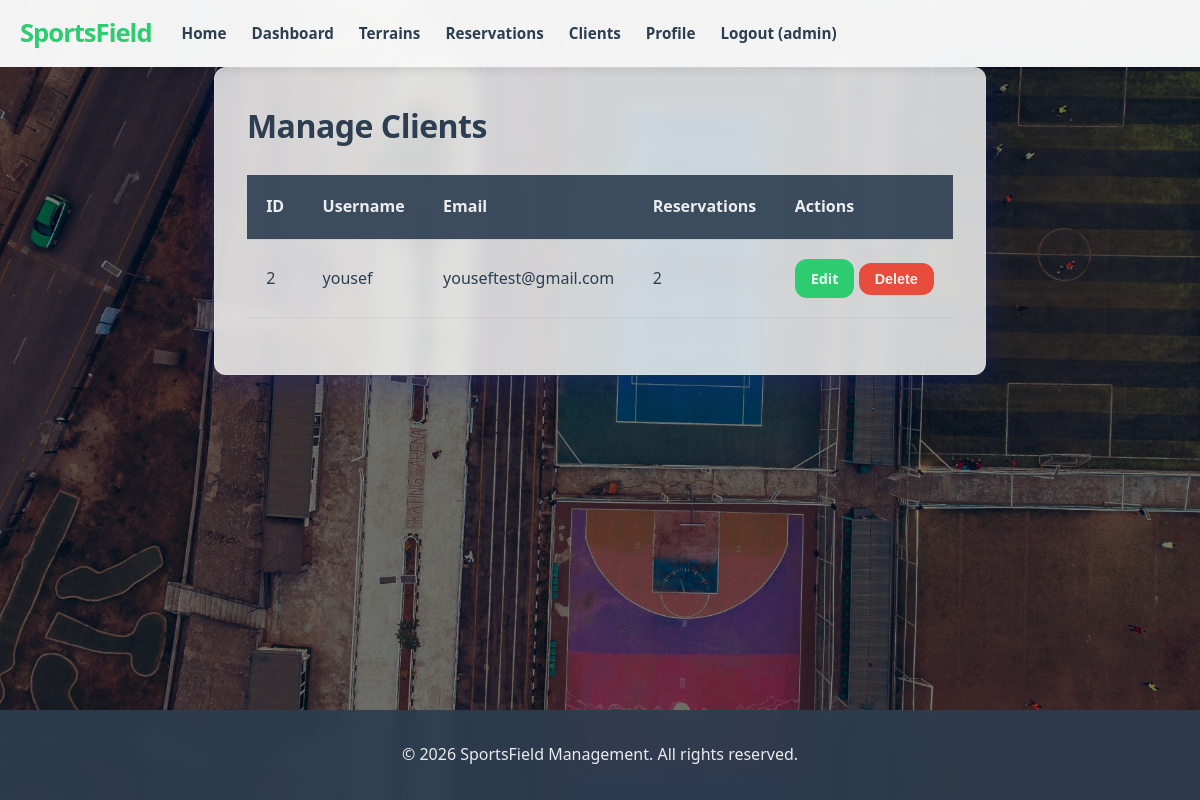
The app's page /admin/clients (signed in) with its own data.
### app/models.py (models this page shows, shortened)
class User(UserMixin, db.Model):
    id = db.Column(db.Integer, primary_key=True)
    username = db.Column(db.String(64), index=True, unique=True)
    email = db.Column(db.String(120), index=True, unique=True)
    password_hash = db.Column(db.String(128))
    role = db.Column(db.String(20), default='client') # 'admin' or 'client'
    reservations = db.relationship('Reservation', backref='author', lazy='dynamic')
    def is_admin(self):
        return self.role == 'admin'

### app/routes/admin.py (the view)
@bp.route('/clients')
@login_required
@admin_required
def manage_clients():
    clients = User.query.filter_by(role='client').all()
    return render_template('admin/manage_clients.html', title='Manage Clients', clients=clients)

### app/models.py (called while the page is built)
@login.user_loader
def load_user(id):
    return User.query.get(int(id))

### app/routes/admin.py (called while the page is built)
def admin_required(f):
    @wraps(f)
    def decorated_function(*args, **kwargs):
        if not current_user.is_authenticated or not current_user.is_admin():
            abort(403)
        return f(*args, **kwargs)
    return decorated_function

### app/templates/admin/manage_clients.html
{% extends "base.html" %}
{% block content %}
<div class="admin-section">
    <h1>Manage Clients</h1>
    <table>
        <thead>
            <tr>
                <th>ID</th>
                <th>Username</th>
                <th>Email</th>
                <th>Reservations</th>
                <th>Actions</th>
            </tr>
        </thead>
        <tbody>
            {% for client in clients %}
            <tr>
                <td>{{ client.id }}</td>
                <td>{{ client.username }}</td>
                <td>{{ client.email }}</td>
                <td>{{ client.reservations.count() }}</td>
                <td>
                    <a href="{{ url_for('admin.edit_client', id=client.id) }}" class="btn btn-small">Edit</a>
                    <form action="{{ url_for('admin.delete_client', id=client.id) }}" method="post" style="display:inline;" onsubmit="return confirm('Are you sure you want to delete this client? All their reservations will be affected.');">
                        <button type="submit" class="btn btn-small btn-danger">Delete</button>
                    </form>
                </td>
            </tr>
            {% else %}
            <tr><td colspan="5">No clients found.</td></tr>
            {% endfor %}
        </tbody>
    </table>
</div>
{% endblock %}

### app/templates/base.html (shortened to what this page needs)
<!DOCTYPE html>
<html lang="en">
<head>
    <link rel="stylesheet" href="{{ url_for('static', filename='css/main.css') }}">
</head>
<body>
    <header>
        <div class="container">
            <nav class="navbar">
                <a href="{{ url_for('client.index') }}" class="logo">SportsField</a>
                <ul class="nav-links">
                    <li><a href="{{ url_for('client.index') }}">Home</a></li>
                    {% if current_user.is_anonymous %}
                    <li><a href="{{ url_for('auth.login') }}">Login</a></li>
                    <li><a href="{{ url_for('auth.register') }}">Register</a></li>
                    {% else %}
                    {% if current_user.is_admin() %}
                    <li><a href="{{ url_for('admin.dashboard') }}">Dashboard</a></li>
                    <li><a href="{{ url_for('admin.manage_terrains') }}">Terrains</a></li>
                    <li><a href="{{ url_for('admin.manage_reservations') }}">Reservations</a></li>
                    <li><a href="{{ url_for('admin.manage_clients') }}">Clients</a></li>
                    {% endif %}
                    <li><a href="{{ url_for('client.profile') }}">Profile</a></li>
                    <li><a href="{{ url_for('auth.logout') }}">Logout ({{ current_user.username }})</a></li>
                    {% endif %}
                </ul>
            </nav>
        </div>
    </header>
    <main class="container">
        {% block content %}{% endblock %}
    </main>
    <footer>
        <div class="container">
            <p>&copy; 2026 SportsField Management. All rights reserved.</p>
        </div>
    </footer>
</body>
</html>

### app/static/css/main.css (style rules this page uses)
:root { --primary-color: #2ecc71; --secondary-color: #3498db; --dark-color: #2c3e50; --light-color: rgba(244, 247, 246, 0.85); --white: rgba(255, 255, 255, 0.9); --glass-bg: rgba(255, 255, 255, 0.8); --error-color: #e74c3c; --border-radius: 12px; --box-shadow: 0 8px 32px 0 rgba(31, 38, 135, 0.37); --backdrop-blur: blur(8px); }
* { box-sizing: border-box; margin: 0; padding: 0; }
body { font-family: 'Segoe UI', Tahoma, Geneva, Verdana, sans-serif; line-height: 1.6; color: var(--dark-color); display: flex; flex-direction: column; min-height: 100vh; background: url('../images/background.jpg') no-repeat center center fixed; background-size: cover; }
body::before { content: ""; position: fixed; top: 0; left: 0; width: 100%; height: 100%; background: rgba(0, 0, 0, 0.4); z-index: -1; }
.container { max-width: 1200px; margin: 0 auto; padding: 0 20px; }
header { background: rgba(255, 255, 255, 0.95); backdrop-filter: var(--backdrop-blur); box-shadow: 0 2px 10px rgba(0,0,0,0.1); padding: 0.8rem 0; position: sticky; top: 0; z-index: 1000; }
.navbar { display: flex; align-items: center; gap: 30px; }
.logo { font-size: 1.6rem; font-weight: 800; color: var(--primary-color); text-decoration: none; letter-spacing: -1px; flex-shrink: 0; }
.nav-links { display: flex; list-style: none; margin: 0; padding: 0; font-size: 0.95rem; }
.nav-links li { margin-right: 25px; }
.nav-links a { text-decoration: none; color: var(--dark-color); font-weight: 600; transition: color 0.3s; white-space: nowrap; }
main { flex: 1; padding: 2rem 0; display: flex; flex-direction: column; }
footer { background: rgba(44, 62, 80, 0.9); backdrop-filter: var(--backdrop-blur); color: var(--white); text-align: center; padding: 2rem 0; margin-top: auto; }
.form-container, .admin-section, .client-section, .terrain-detail, .admin-dashboard, .stat-card { background: var(--glass-bg); backdrop-filter: var(--backdrop-blur); border: 1px solid rgba(255, 255, 255, 0.18); border-radius: var(--border-radius); box-shadow: var(--box-shadow); }
.admin-section, .client-section, .admin-dashboard, .terrain-section { padding: 2rem; margin-bottom: 2rem; }
.btn { display: inline-block; background: var(--primary-color); color: var(--white); padding: 0.9rem 2rem; border: none; border-radius: var(--border-radius); cursor: pointer; font-size: 1.1rem; font-weight: 700; transition: all 0.3s ease; text-decoration: none; text-align: center; }
.btn-small { padding: 0.5rem 1rem; font-size: 0.9rem; }
.btn-danger { background: var(--error-color); }
table { width: 100%; border-collapse: collapse; background: transparent; margin: 1.5rem 0; }
th, td { padding: 1.2rem; text-align: left; border-bottom: 1px solid rgba(0,0,0,0.05); }
th { background-color: rgba(44, 62, 80, 0.9); color: var(--white); font-weight: 700; }
h1, h2, h3 { margin-bottom: 1.5rem; letter-spacing: -0.5px; }

### records on screen
User: username "admin"
User: id "2", username "yousef", email "youseftest@gmail.com", reservations.count "2"
